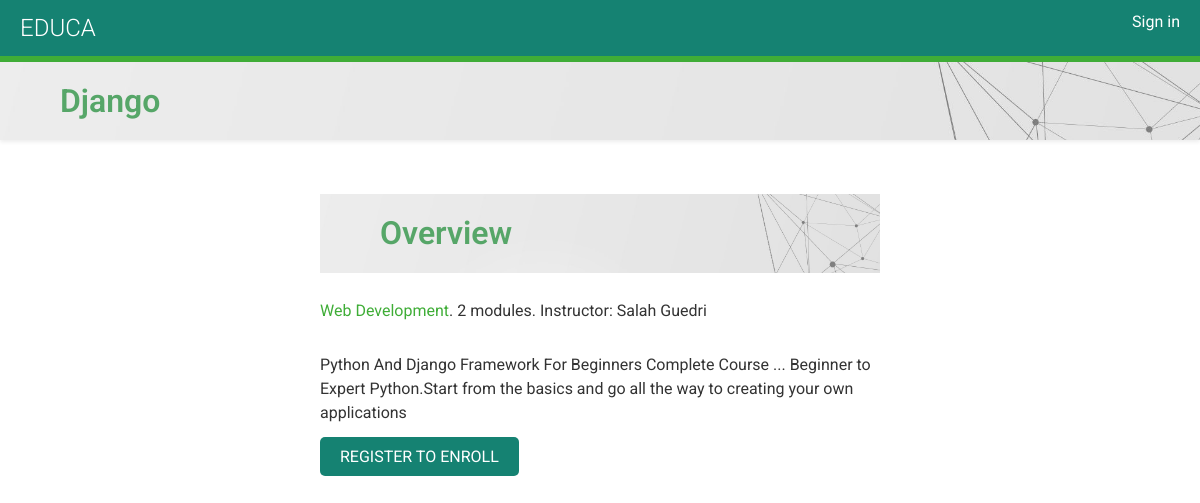
/course/web-dev-django/, run on the app's committed database.
### courses/models.py (models this page shows, shortened)
class Course(models.Model):
    owner = models.ForeignKey(User,
                              related_name='courses_created',
                              on_delete=models.CASCADE)
    subject = models.ForeignKey(Subject,
                                related_name='courses',
                                on_delete=models.CASCADE)
    title = models.CharField(max_length=200)
    slug = models.SlugField(max_length=200, unique=True)
    overview = models.TextField()
    created = models.DateTimeField(auto_now_add=True)
    students = models.ManyToManyField(User,
                                      related_name='courses_joined',
                                      blank=True)
    class Meta:
        ordering = ['-created']

class Subject(models.Model):
    title = models.CharField(max_length=200)
    slug = models.SlugField(max_length=200, unique=True)
    class Meta:
        ordering = ['title']

### courses/views.py (the view)
class CourseDetailView(DetailView):
    model = Course
    template_name = 'courses/course/detail.html'
    def get_context_data(self, **kwargs):
        context = super().get_context_data(**kwargs)
        context['enroll_form'] = CourseEnrollForm(
                                   initial={'course':self.object})
        return context

### courses/templates/courses/course/detail.html (shortened to what this page needs)
{% extends "base.html" %}
{% block content %}
  {% with subject=object.subject %}
    <h2 class="shadow-sm">
      {{ object.title }}
    </h2>
    <div class="row ">
    <div class="module col-4 mx-auto mt-4">
      <h2 class="mb-3">Overview</h2>
      <p>
        <a href="{% url "course_list_subject" subject.slug %}">
        {{ subject.title }}</a>.
        {{ object.modules.count }} modules.
        Instructor: {{ object.owner.get_full_name }}
      </p>
      {{ object.overview|linebreaks }}
      {% if request.user.is_authenticated %}
        <form class="d-block" action="{% url "student_enroll_course" %}" method="post">
          {{ enroll_form }}
          {% csrf_token %}
          <div class="w-100 d-flex">
          <input type="submit" class="shadow mx-auto" value="Enroll now">
        </div>
        </form>
      {% else %}
      <div class="mx-auto ">
        <a href="{% url "student_registration" %}" class="button">
          Register to enroll
        </a>
      </div>
      {% endif %}
    </div>
  </div>
  {% endwith %}
{% endblock %}

### courses/static/css/base.css (style rules this page uses)
body { margin: 0; font-family: "Roboto", sans-serif; font-weight: 400; color: #333; min-height: fit-content; }
a { color: #3fad37; text-decoration: none; }
h2, h2, h3, h4, h5, h6 { font-family: "Roboto", sans-serif; font-weight: 300; }
.row { margin: 0px !important; }
h2 { background-image: url("/static/bg.png") !important; background-size: cover; width: 100%; overflow: auto; padding: 20px 0 20px 60px; margin: 0; margin-bottom: 20px; font-weight: 550; color: #56a668; }
.module { padding: 10px 20px; float: left; width: 600px; }
.module p { margin: 10px 0 20px; width: 100%; float: left; }
input[type="submit"], a.button { border-radius: 5px; background: #158272; color: #fff; font-size: 16px; text-transform: uppercase; border: none; padding: 10px 20px; margin: 20px 0; }

### data on the page
Course: title "Django", modules.count "2", owner.get_full_name "Salah Guedri", overview "Python And Django Framework For Beginners Complete Course ... Beginner to Expert Python.Start from the basics and go all the way to creating your own applications"
Subject: title "Web Development"
